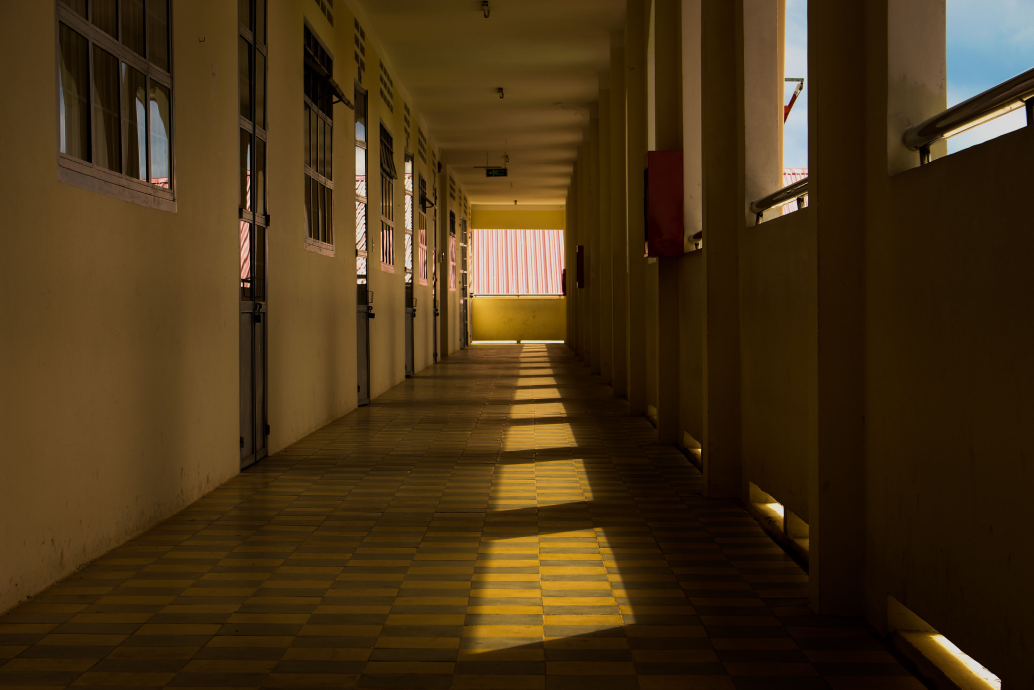
#> input picture imgs/chodba1.jpg, 5168 x 3446 px (shown at 1/5 size)
$ jupyter execute UlohaA1.ipynb
#> lines starting #> are read from the running program, lines starting #| are printed output that depends on the picture
[cell 1]
import cv2 as cv
import numpy as np
import matplotlib.pyplot as plt

[cell 2]
### 1. Načítanie obrázka
chodba = cv.imread('./imgs/chodba1.jpg')
#> chodba is the input picture: shape (3446, 5168, 3); mean B, G, R 21.2, 50.2, 70.8
#chodba = cv.imread('./imgs/chodba2.jpg')
#chodba = cv.imread('./imgs/chodba3.jpg')

scale = 640 / chodba.shape[1]
#> scale = 0.124
chodba = cv.resize(chodba, None, fx=scale, fy=scale, interpolation=cv.INTER_AREA)
#> chodba: shape (427, 640, 3)
H, W = chodba.shape[:2]
#> H = 427; W = 640

### 2. Šedotónová konverzia
chodba_gray = cv.cvtColor(chodba, cv.COLOR_BGR2GRAY)
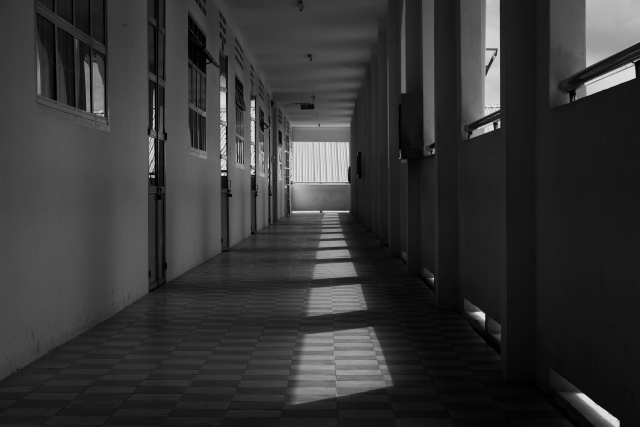
#> chodba_gray: shape (427, 640); min 0, max 222, mean 53

### 3. Ekvalizácia histo
chodba_eq = cv.equalizeHist(chodba_gray)
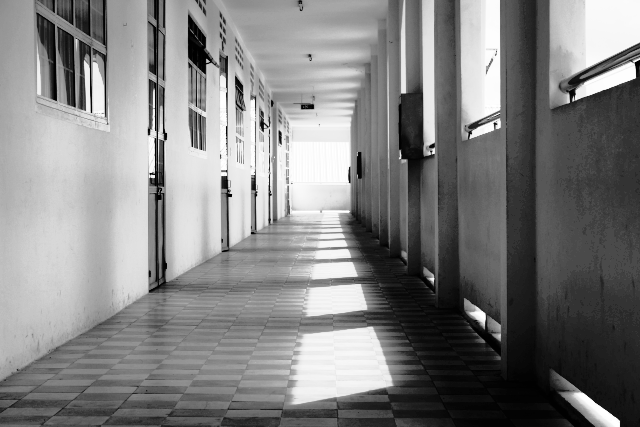
#> chodba_eq: shape (427, 640); min 0, max 255, mean 129

### 4. 45 stupňová maska
kernel = np.array([[-1,-1,2],[-1,2,-1],[2,-1,-1]], dtype=np.float32)
filtered = cv.filter2D(chodba_eq, cv.CV_32F, kernel)
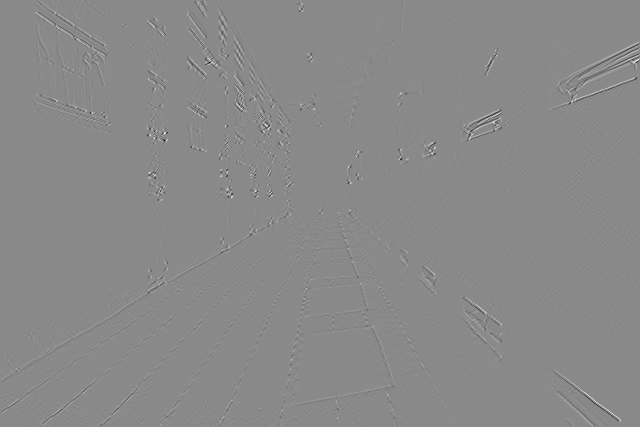
#> filtered: shape (427, 640) float32; min -699, max 593, mean 0; drawn with min black and max white
chodba_45 = cv.convertScaleAbs(filtered)
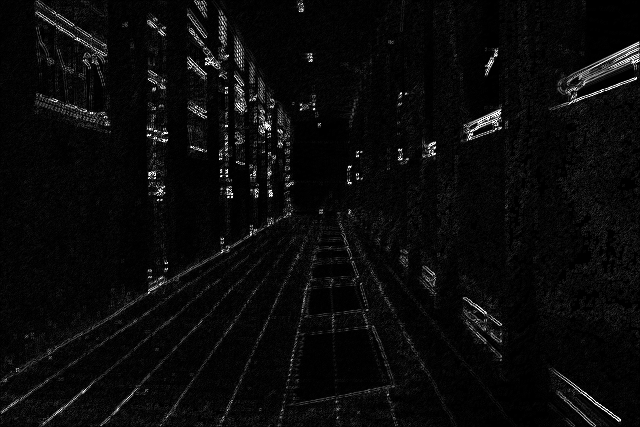
#> chodba_45: shape (427, 640); min 0, max 255, mean 10.4

### 5. Cannyho detekcia hran
threshold1 = 90
threshold2 = 150
edges = cv.Canny(chodba_45, threshold1, threshold2)
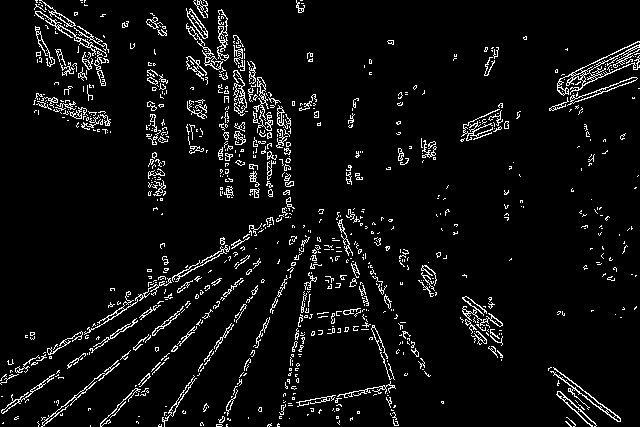
#> edges: shape (427, 640); 5.7% white in thin lines or dots

### 6. Hough transformácia
lines = cv.HoughLinesP(edges, rho=1, theta=np.pi/180, threshold=100, minLineLength=50, maxLineGap=10)
#> lines = 44 rows, first 6: [1, 384, 197, 266], [108, 315, 293, 208], [41, 0, 93, 38], [548, 370, 619, 421], [1, 410, 199, 276], [61, 406, 182, 308]
lines = lines.reshape(-1, 4)

chodba_lines = cv.cvtColor(chodba_gray, cv.COLOR_GRAY2BGR)

for x1, y1, x2, y2 in lines:
  cv.line(chodba_lines, (x1,y1), (x2,y2), (0, 255, 255), 1)
#> this loop made 44 passes
#> (x1, y1, x2, y2) on passes 1 to 12: (1, 384, 197, 266), (108, 315, 293, 208), (41, 0, 93, 38), (548, 370, 619, 421), (1, 410, 199, 276), (61, 406, 182, 308), (44, 425, 220, 278), (551, 367, 620, 419), (100, 424, 259, 259), (151, 294, 281, 219), (559, 79, 637, 41), (553, 367, 618, 416)
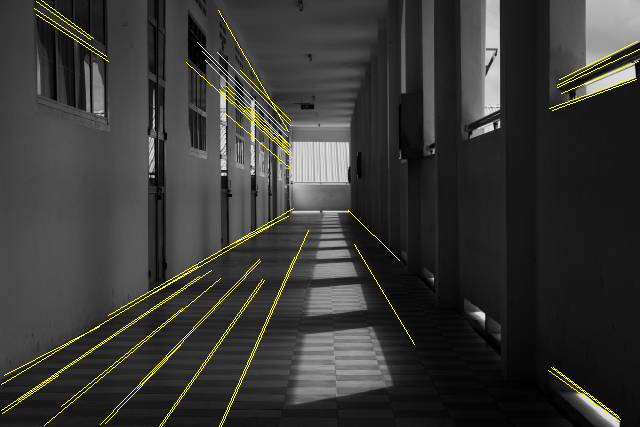
#> chodba_lines: shape (427, 640, 3); mean B, G, R 52.2, 56.3, 56.3

### 7. K-means (k=4)
points = np.vstack([lines[:, 0:2], lines[:, 2:4]]).astype(np.float32)
#> points = 88 pairs, first value 1 to 639, second value 0 to 426

criteria = (cv.TERM_CRITERIA_EPS + cv.TERM_CRITERIA_MAX_ITER, 100, 0.2)
#> criteria = (3, 100, 0.2)
_, labels, centers4 = cv.kmeans(points, 4, None, criteria, 10, cv.KMEANS_PP_CENTERS)
#> labels = 88 values, max 3 at index 16, min 0 at index 3, mean 1.7; centers4 = [[591.1, 182.6], [100.6, 385.8], [156.9, 52.15], [284.9, 210]]

marker_r = max(5, W //60)
#> marker_r = 10
chodba_k4 = chodba.copy()
for cx, cy in centers4:
    cv.circle(chodba_k4, (int(cx), int(cy)), marker_r, (0, 0, 255), -1)
#> this loop made 4 passes
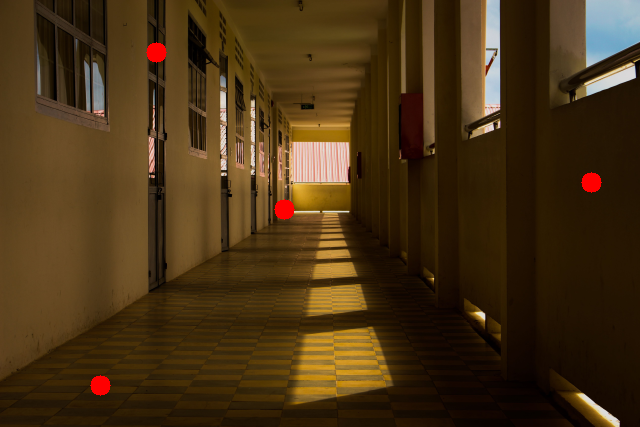
#> chodba_k4: shape (427, 640, 3); mean B, G, R 21.1, 50, 71.7

### 8. K-means (k=1)

_, labels, centers1 = cv.kmeans(centers4.astype(np.float32), 1, None, criteria, 10, cv.KMEANS_PP_CENTERS)
#> labels = [0, 0, 0, 0]; centers1 = [[283.4, 207.6]]

chodba_k1 = chodba.copy()
for cx, cy in centers1:
    cv.circle(chodba_k1, (int(cx), int(cy)), marker_r, (0, 0, 255), -1)
#> this loop made 1 pass
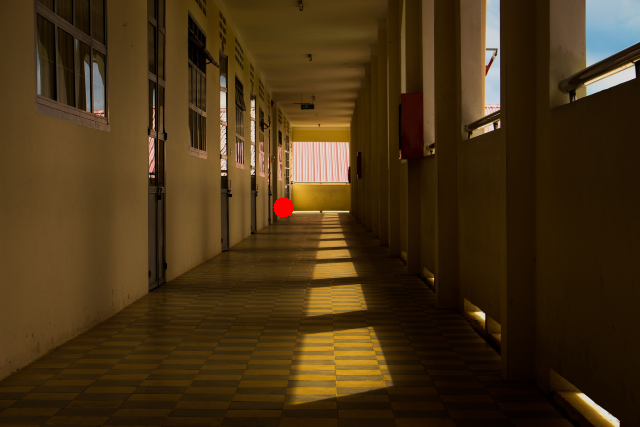
#> chodba_k1: shape (427, 640, 3); mean B, G, R 21.1, 50.1, 71

### Finalny vystup

fig, ax = plt.subplots(2, 3, figsize=(15, 8))
ax = ax.ravel()
ax[0].imshow(cv.cvtColor(chodba, cv.COLOR_BGR2RGB)); ax[0].set_title('1 original')
ax[1].imshow(chodba_gray, cmap='gray');               ax[1].set_title('2 gray')
ax[2].imshow(chodba_eq, cmap='gray');                 ax[2].set_title('3 equalized (Fig. 2)')
ax[3].imshow(chodba_45, cmap='gray');                 ax[3].set_title('4 45° filter (Fig. 3)')
ax[4].imshow(edges, cmap='gray');                     ax[4].set_title('5 Canny (Fig. 4)')
ax[5].imshow(cv.cvtColor(chodba_lines, cv.COLOR_BGR2RGB)); ax[5].set_title('6 Hough lines (Fig. 6)')
for a in ax: a.axis('off')
plt.show()
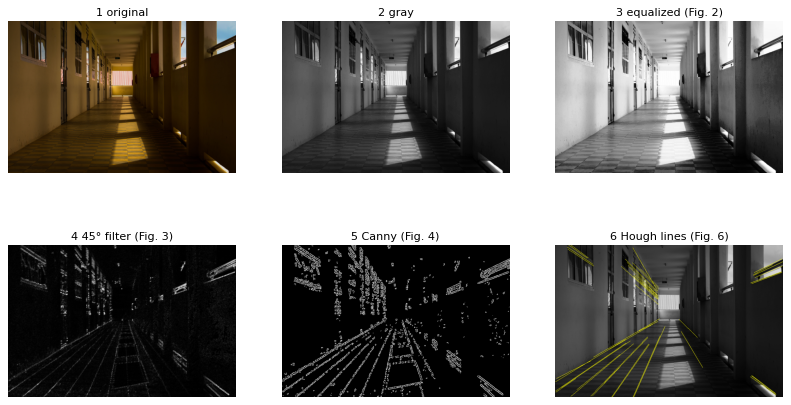
#> figure drawn by matplotlib, 6 panels

fig, ax = plt.subplots(1, 2, figsize=(12, 5))
ax[0].imshow(cv.cvtColor(chodba_k4, cv.COLOR_BGR2RGB)); ax[0].set_title('7 K-means k=4 centroids')
ax[1].imshow(cv.cvtColor(chodba_k1, cv.COLOR_BGR2RGB)); ax[1].set_title('8 final vanishing point')
for a in ax: a.axis('off')
plt.show()
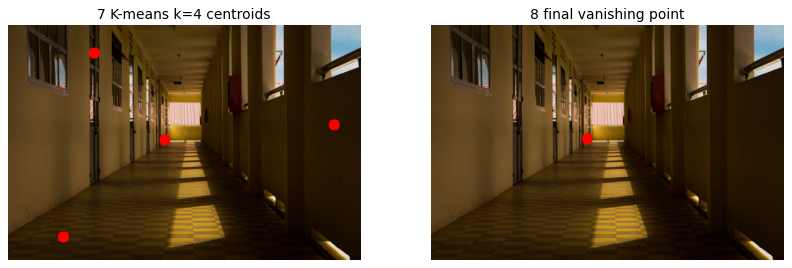
#> figure drawn by matplotlib, 2 panels

$ run again, with imgs/chodba2.jpg copied over imgs/chodba1.jpg
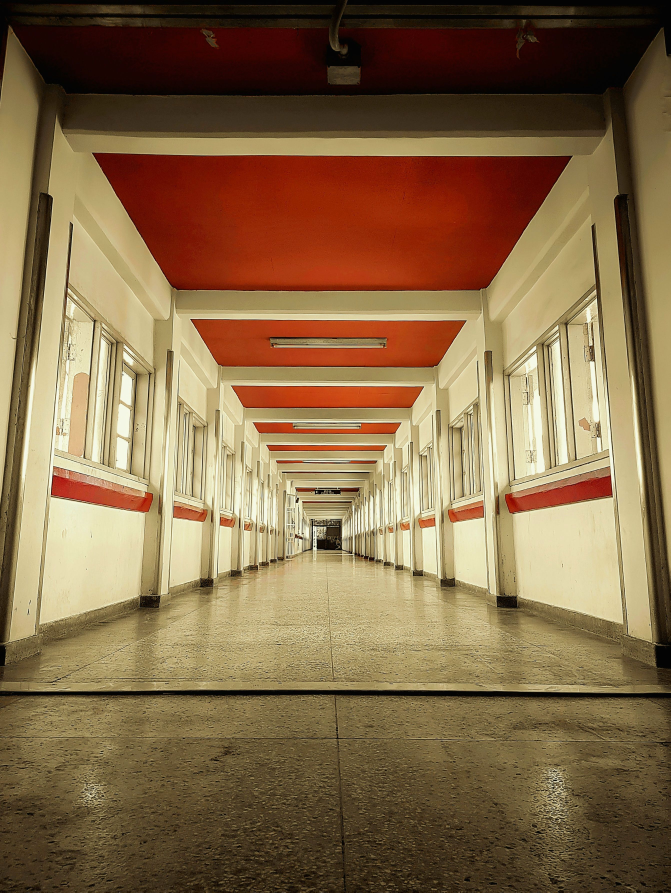
#> input picture imgs/chodba2.jpg, 2681 x 3569 px (shown at 1/4 size)
#> chodba is the input picture: shape (3569, 2681, 3); mean B, G, R 72.3, 106.6, 133.4
#> chodba: shape (852, 640, 3)
#> edges: shape (852, 640); 15.1% white in thin lines or dots
#> lines = 894 rows, first 6: [87, 150, 162, 275], [477, 309, 562, 204], [412, 683, 512, 850], [508, 206, 545, 148], [19, 850, 115, 754], [456, 676, 631, 851]
#> the loop `for x1, y1, x2, y2 in lines:` made 894 passes
#> after the loop `for x1, y1, x2, y2 in lines:`:
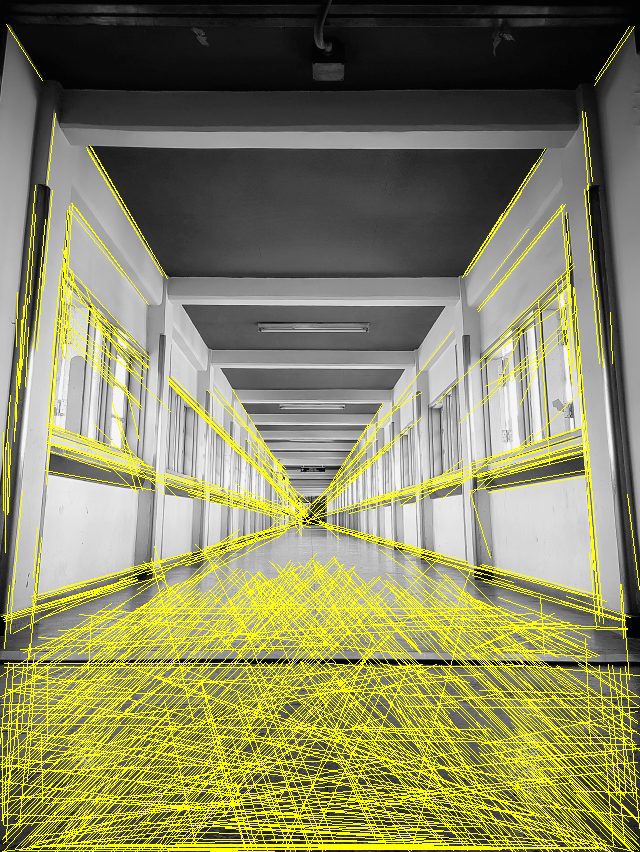
#> chodba_lines: shape (852, 640, 3); mean B, G, R 92.9, 135.5, 135.5
#> points = 1788 pairs, first value 0 to 639, second value 24 to 851
#> criteria = (3, 100, 0.2)
#> `_, labels, centers4 = cv.kmeans(points, 4, None, criteria, 10, cv.KMEA..`: labels = 1788 values, max 3 at index 1, min 0 at index 2, mean 1.12; centers4 = [[483.7, 715.6], [188.8, 472.6], [137.9, 735.3], [520.4, 355.8]]
#> the loop `for cx, cy in centers4:` made 4 passes
#> `_, labels, centers1 = cv.kmeans(centers4.astype(np.float32), 1, None, ..`: labels = [0, 0, 0, 0]; centers1 = [[332.7, 569.8]]
#> the loop `for cx, cy in centers1:` made 1 pass
#> `plt.show()`:
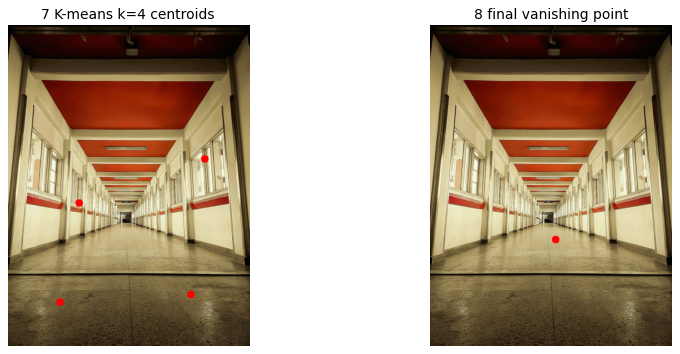
#> figure drawn by matplotlib, 2 panels
